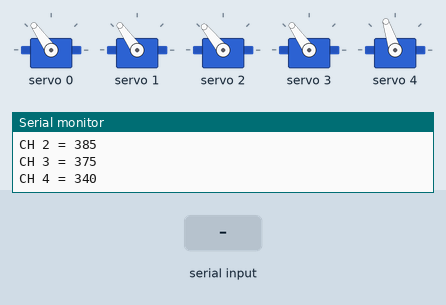
The sketch below on a simulated Arduino Uno, built with avr-gcc and run on an emulated ATmega328P. On the bench: 5 × servo, the last lines printed to the serial monitor. Inputs (shaded band) come from the test bench.

Above: at 2.3 s.
2.4 s: "1,90\n" received over Serial
At 3.2 s:
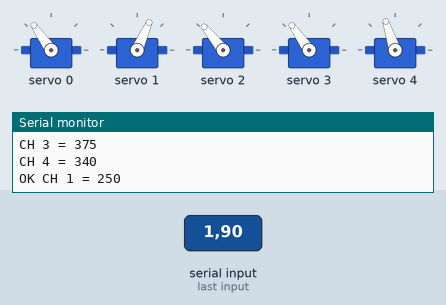
3.9 s: "HELP,1\n" received over Serial
5.4 s: "STATUS_JSON\n" received over Serial
Timing chart, 0 to 8.4 s (numbered marks = the images above; inputs shaded):
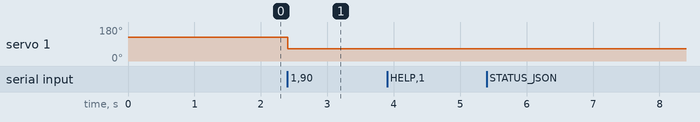

The sketch:

full_robot_serial.ino
```cpp
// Full robot serial control for PCA9686.
//
// Protocol expected by robot_mech_testing/full_robot_test_run.py:
//   <channel>,<pulse>
// Example:
//   0,375
//   4,180
//
// Additional commands:
//   STATUS          Print all current channel pulse values
//   STATUS_JSON     Print all current channel pulse values as JSON
//   GET <channel>   Print one channel pulse value
//   RESET           Move all servos to their startup defaults
//   HELP            Print command help

#include <Wire.h>
#include <Adafruit_PWMServoDriver.h>

Adafruit_PWMServoDriver pca = Adafruit_PWMServoDriver(0x40);

const uint8_t NUM_SERVOS = 5;
const uint8_t SERIAL_BUFFER_SIZE = 48;
const uint8_t SERVO_FREQ = 50;

char inputBuffer[SERIAL_BUFFER_SIZE];
uint8_t inputLength = 0;

// Startup defaults tuned for the current mechanism.
int servoPulse[NUM_SERVOS] = {
  375,  // base
  375,  // shoulder
  385,  // elbow
  375,  // wrist
  340   // gripper open
};

const int servoDefault[NUM_SERVOS] = {
  375,  // base
  375,  // shoulder
  385,  // elbow
  375,  // wrist
  340   // gripper open
};

const int servoMin[NUM_SERVOS] = {
  250,  // base
  250,  // shoulder
  250,  // elbow
  250,  // wrist
  180   // gripper closed
};

const int servoMax[NUM_SERVOS] = {
  500,  // base
  500,  // shoulder
  500,  // elbow
  500,  // wrist
  340   // gripper open
};

bool parseIntStrict(const String &text, int &value) {
  if (text.length() == 0) {
    return false;
  }

  uint8_t start = 0;
  if (text[0] == '-' || text[0] == '+') {
    if (text.length() == 1) {
      return false;
    }
    start = 1;
  }

  for (uint8_t i = start; i < text.length(); ++i) {
    if (!isDigit(text[i])) {
      return false;
    }
  }

  value = text.toInt();
  return true;
}

void printHelp() {
  Serial.println("READY");
  Serial.println("Commands:");
  Serial.println("  <channel>,<pulse>  set servo pulse");
  Serial.println("  STATUS             print all pulse values");
  Serial.println("  STATUS_JSON        print all pulse values as JSON");
  Serial.println("  GET <channel>      print one pulse value");
  Serial.println("  RESET              restore startup defaults");
  Serial.println("  HELP               show this help");
}

void printStatus() {
  for (uint8_t i = 0; i < NUM_SERVOS; ++i) {
    Serial.print("CH ");
    Serial.print(i);
    Serial.print(" = ");
    Serial.println(servoPulse[i]);
  }
}

void printStatusJson() {
  Serial.print("{\"channels\":[");
  for (uint8_t i = 0; i < NUM_SERVOS; ++i) {
    if (i > 0) {
      Serial.print(",");
    }
    Serial.print("{\"channel\":");
    Serial.print(i);
    Serial.print(",\"pulse\":");
    Serial.print(servoPulse[i]);
    Serial.print("}");
  }
  Serial.println("]}");
}

void printChannelStatus(uint8_t channel) {
  Serial.print("CH ");
  Serial.print(channel);
  Serial.print(" = ");
  Serial.println(servoPulse[channel]);
}

void applyServo(uint8_t channel, int pulse) {
  int boundedPulse = constrain(pulse, servoMin[channel], servoMax[channel]);
  servoPulse[channel] = boundedPulse;
  pca.setPWM(channel, 0, boundedPulse);
}

void resetAllServos() {
  for (uint8_t i = 0; i < NUM_SERVOS; ++i) {
    applyServo(i, servoDefault[i]);
    delay(120);
  }
}

void processServoCommand(const String &command) {
  int commaIndex = command.indexOf(',');
  if (commaIndex <= 0 || commaIndex >= command.length() - 1) {
    Serial.println("ERR invalid format, expected channel,pulse");
    return;
  }

  String channelText = command.substring(0, commaIndex);
  String pulseText = command.substring(commaIndex + 1);
  channelText.trim();
  pulseText.trim();

  int channel = 0;
  int pulse = 0;
  if (!parseIntStrict(channelText, channel) || !parseIntStrict(pulseText, pulse)) {
    Serial.println("ERR invalid integer");
    return;
  }

  if (channel < 0 || channel >= NUM_SERVOS) {
    Serial.println("ERR channel out of range");
    return;
  }

  applyServo((uint8_t)channel, pulse);

  Serial.print("OK CH ");
  Serial.print(channel);
  Serial.print(" = ");
  Serial.println(servoPulse[channel]);
}

void processGetCommand(const String &command) {
  int spaceIndex = command.indexOf(' ');
  if (spaceIndex <= 0 || spaceIndex >= command.length() - 1) {
    Serial.println("ERR invalid GET format, expected GET <channel>");
    return;
  }

  String channelText = command.substring(spaceIndex + 1);
  channelText.trim();

  int channel = 0;
  if (!parseIntStrict(channelText, channel)) {
    Serial.println("ERR invalid channel integer");
    return;
  }

  if (channel < 0 || channel >= NUM_SERVOS) {
    Serial.println("ERR channel out of range");
    return;
  }

  printChannelStatus((uint8_t)channel);
}

void processCommand(const String &rawCommand) {
  String command = rawCommand;
  command.trim();
  if (command.length() == 0) {
    return;
  }

  String upperCommand = command;
  upperCommand.toUpperCase();

  if (upperCommand == "HELP") {
    printHelp();
    return;
  }

  if (upperCommand == "STATUS") {
    printStatus();
    return;
  }

  if (upperCommand == "STATUS_JSON") {
    printStatusJson();
    return;
  }

  if (upperCommand.startsWith("GET ")) {
    processGetCommand(command);
    return;
  }

  if (upperCommand == "RESET") {
    resetAllServos();
    Serial.println("OK reset");
    printStatus();
    return;
  }

  processServoCommand(command);
}

void setup() {
  Serial.begin(115200);
  while (!Serial) { }

  pca.begin();
  pca.setPWMFreq(SERVO_FREQ);
  delay(500);

  resetAllServos();
  printHelp();
  printStatus();
}

void loop() {
  while (Serial.available() > 0) {
    char c = (char)Serial.read();

    if (c == '\r') {
      continue;
    }

    if (c == '\n') {
      inputBuffer[inputLength] = '\0';
      processCommand(String(inputBuffer));
      inputLength = 0;
      continue;
    }

    if (inputLength >= SERIAL_BUFFER_SIZE - 1) {
      inputLength = 0;
      Serial.println("ERR command too long");
      continue;
    }

    inputBuffer[inputLength++] = c;
  }
}
```

Measured:
- after the input at 2.4 s, servo 1: 125° → 66° at once
